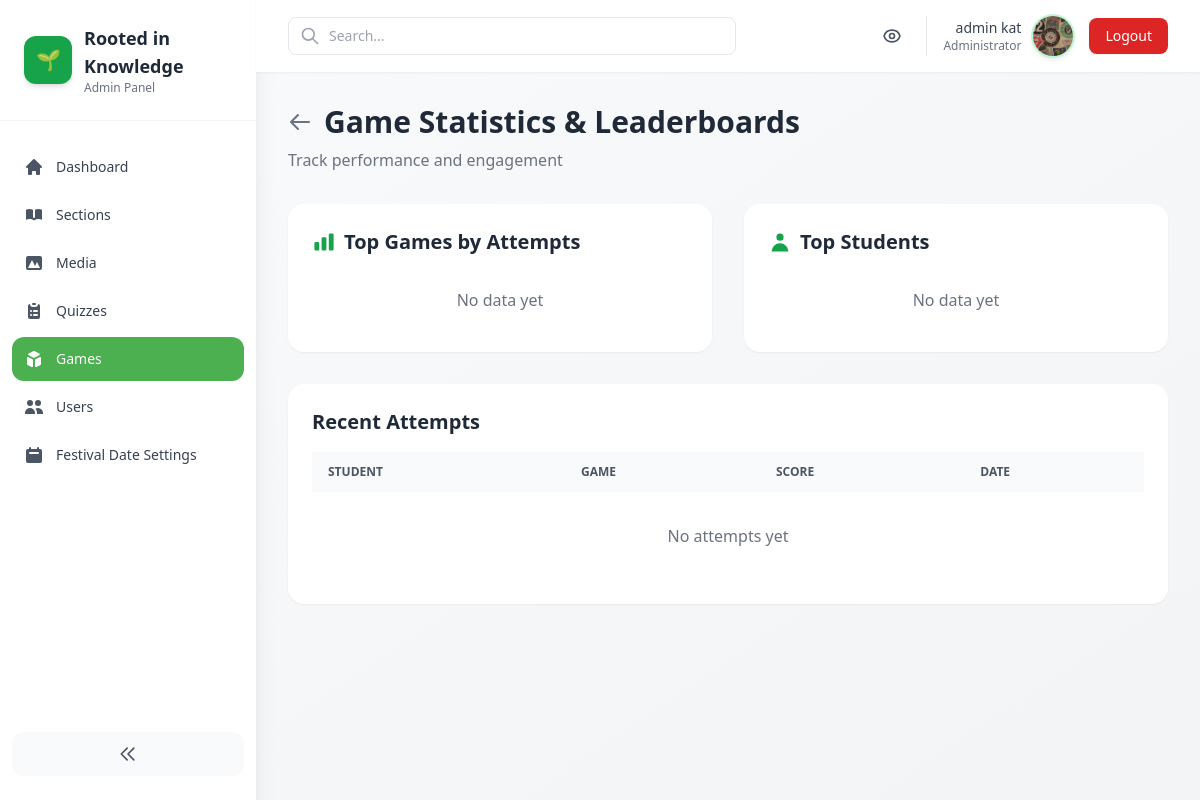
/admin-panel/games/stats/ (signed in), run on an earlier commit of the app's database.
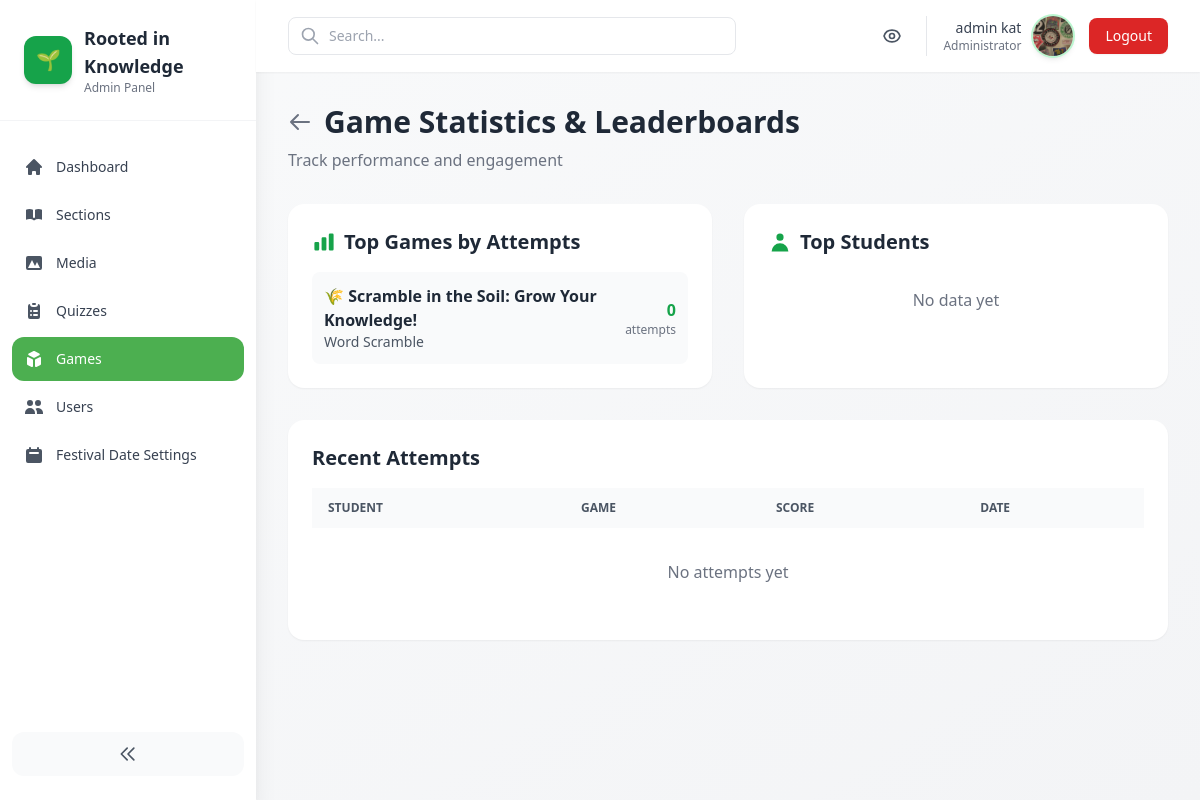
And on a later commit of the database.
### games/models.py (models this page shows, shortened)
class Game(models.Model):
    GAME_TYPE_CHOICES = [
        ('word_scramble', 'Word Scramble'),
        ('drag_drop', 'Drag and Drop Sorting'),
        ('image_identification', 'Image Identification'),
        ('memory_match', 'Memory Matching'),
    ]
    title = models.CharField(max_length=200)
    game_type = models.CharField(max_length=30, choices=GAME_TYPE_CHOICES)
    description = models.TextField(help_text="Learning goal and game instructions")
    article = models.ForeignKey('core.Article', on_delete=models.SET_NULL, null=True, blank=True, related_name='games')
    difficulty = models.CharField(max_length=20, choices=[('easy', 'Easy'), ('medium', 'Medium'), ('hard', 'Hard')], default='medium')
    time_limit = models.IntegerField(null=True, blank=True, help_text="Time limit in seconds (optional)")
    points_per_correct = models.IntegerField(default=10, validators=[MinValueValidator(1)])
    order = models.PositiveIntegerField(default=0, help_text="Display order in game list")
    created_at = models.DateTimeField(auto_now_add=True)
    updated_at = models.DateTimeField(auto_now=True)
    is_active = models.BooleanField(default=True)
    class Meta:
        ordering = ['order', '-created_at']

### core/admin_panel/game_views.py (the view)
# urls.py: path('admin-panel/games/stats/', game_views.game_stats, name='admin_game_stats'),
@staff_member_required
def game_stats(request):
    top_games = Game.objects.annotate(
        attempt_count=Count('attempts'),
        avg_score=Avg('attempts__score')
    ).order_by('-attempt_count')[:10]
    from django.contrib.auth import get_user_model
    User = get_user_model()
    top_students = User.objects.annotate(
        total_attempts=Count('game_attempts'),
        avg_score=Avg('game_attempts__score')
    ).filter(total_attempts__gt=0).order_by('-total_attempts')[:10]
    recent_attempts = GameAttempt.objects.select_related('user', 'game').order_by('-created_at')[:20]
    return render(request, 'core/admin_panel/game_stats.html', {
        'top_games': top_games,
        'top_students': top_students,
        'recent_attempts': recent_attempts,
    })

### core/templates/core/admin_panel/game_stats.html (shortened to what the changed rows need)
{% extends 'core/admin_panel/base.html' %}
{% block content %}
<div class="mb-8">
  <div class="flex items-center gap-3 mb-2">
    <h1 class="text-3xl font-bold text-gray-800">Game Statistics & Leaderboards</h1>
  </div>
</div>
<div class="grid grid-cols-1 lg:grid-cols-2 gap-8 mb-8">
  <div class="bg-white rounded-2xl shadow-sm p-6">
    <h2 class="text-xl font-bold text-gray-800 mb-4 flex items-center gap-2">
      <svg class="w-6 h-6 text-green-600" fill="currentColor" viewBox="0 0 20 20">
        <path d="M2 11a1 1 0 011-1h2a1 1 0 011 1v5a1 1 0 01-1 1H3a1 1 0 01-1-1v-5zM8 7a1 1 0 011-1h2a1 1 0 011 1v9a1 1 0 01-1 1H9a1 1 0 01-1-1V7zM14 4a1 1 0 011-1h2a1 1 0 011 1v12a1 1 0 01-1 1h-2a1 1 0 01-1-1V4z"></path>
      </svg>
      Top Games by Attempts
    </h2>
    <div class="space-y-3">
      {% for game in top_games %}
      <div class="flex items-center justify-between p-3 bg-gray-50 rounded-lg">
        <div class="flex-1">
          <p class="font-semibold text-gray-800">{{ game.title }}</p>
          <p class="text-sm text-gray-600">{{ game.get_game_type_display }}</p>
        </div>
        <div class="text-right">
          <p class="font-bold text-green-600">{{ game.attempt_count }}</p>
          <p class="text-xs text-gray-500">attempts</p>
        </div>
      </div>
      {% empty %}
      <p class="text-gray-500 text-center py-4">No data yet</p>
      {% endfor %}
    </div>
  </div>
  <div class="bg-white rounded-2xl shadow-sm p-6">
    <h2 class="text-xl font-bold text-gray-800 mb-4 flex items-center gap-2">
      <svg class="w-6 h-6 text-green-600" fill="currentColor" viewBox="0 0 20 20">
        <path fill-rule="evenodd" d="M10 9a3 3 0 100-6 3 3 0 000 6zm-7 9a7 7 0 1114 0H3z" clip-rule="evenodd"></path>
      </svg>
      Top Students
    </h2>
  </div>
</div>
<div class="bg-white rounded-2xl shadow-sm p-6">
  <h2 class="text-xl font-bold text-gray-800 mb-4">Recent Attempts</h2>
  <div class="overflow-x-auto">
    <table class="w-full">
      <thead class="bg-gray-50">
        <tr>
          <th class="px-4 py-3 text-left text-xs font-semibold text-gray-600 uppercase">Student</th>
          <th class="px-4 py-3 text-left text-xs font-semibold text-gray-600 uppercase">Game</th>
          <th class="px-4 py-3 text-left text-xs font-semibold text-gray-600 uppercase">Score</th>
          <th class="px-4 py-3 text-left text-xs font-semibold text-gray-600 uppercase">Date</th>
        </tr>
      </thead>
    </table>
  </div>
</div>
{% endblock %}

What changed in the data, as far as the page shows it:
added Game: title "🌾 Scramble in the Soil: Grow Your Knowledge!", game_type "Word Scramble", attempt_count "0"
Also different on the page:
text no longer shown: "No data yet"
